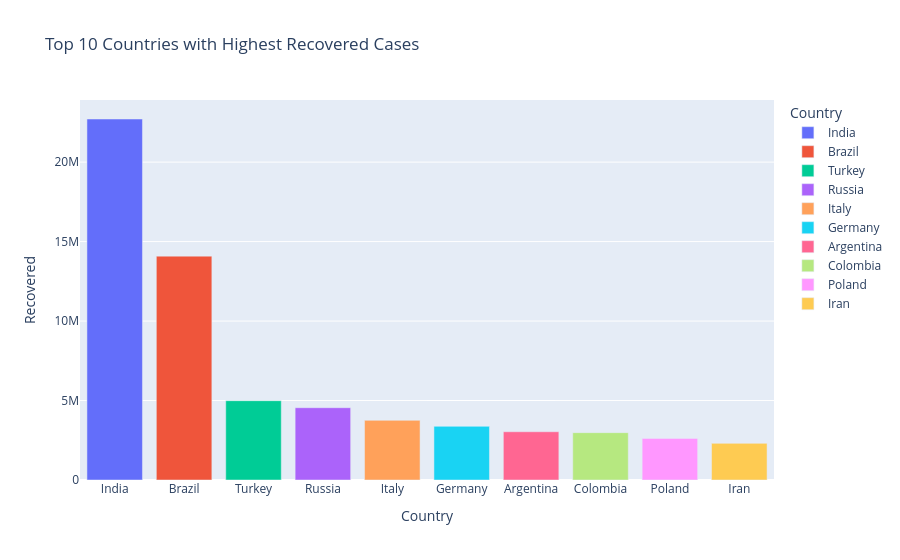

Write notebook code for a chart like this one.
### Code cell
top_ten_countries_recovered = pd.DataFrame(data.groupby("Country")["Recovered"].sum().sort_values(ascending=False).head(10))
top_ten_countries_recovered.reset_index(inplace=True)
print(top_ten_countries_recovered)
three = px.bar(top_ten_countries_recovered, x="Country", y="Recovered", color="Country", title="Top 10 Countries with Highest Recovered Cases")
three.show()
three.write_html("top_ten_countries_recovered.html")

### Figure 1 — Plotly figure (JSON) as saved in the notebook; plotly's stock layout.template omitted (floating-point values rounded to 4 significant figures)
{"data": [{"hovertemplate": "Country=%{x}<br>Recovered=%{y}<extra></extra>", "legendgroup": "India", "marker": {"color": "#636efa", "pattern": {"shape": ""}}, "name": "India", "orientation": "v", "showlegend": true, "textposition": "auto", "type": "bar", "x": ["India"], "xaxis": "x", "y": [22712735], "yaxis": "y"}, {"hovertemplate": "Country=%{x}<br>Recovered=%{y}<extra></extra>", "legendgroup": "Brazil", "marker": {"color": "#EF553B", "pattern": {"shape": ""}}, "name": "Brazil", "orientation": "v", "showlegend": true, "textposition": "auto", "type": "bar", "x": ["Brazil"], "xaxis": "x", "y": [14084873], "yaxis": "y"}, {"hovertemplate": "Country=%{x}<br>Recovered=%{y}<extra></extra>", "legendgroup": "Turkey", "marker": {"color": "#00cc96", "pattern": {"shape": ""}}, "name": "Turkey", "orientation": "v", "showlegend": true, "textposition": "auto", "type": "bar", "x": ["Turkey"], "xaxis": "x", "y": [4989787], "yaxis": "y"}, {"hovertemplate": "Country=%{x}<br>Recovered=%{y}<extra></extra>", "legendgroup": "Russia", "marker": {"color": "#ab63fa", "pattern": {"shape": ""}}, "name": "Russia", "orientation": "v", "showlegend": true, "textposition": "auto", "type": "bar", "x": ["Russia"], "xaxis": "x", "y": [4548028], "yaxis": "y"}, {"hovertemplate": "Country=%{x}<br>Recovered=%{y}<extra></extra>", "legendgroup": "Italy", "marker": {"color": "#FFA15A", "pattern": {"shape": ""}}, "name": "Italy", "orientation": "v", "showlegend": true, "textposition": "auto", "type": "bar", "x": ["Italy"], "xaxis": "x", "y": [3753965], "yaxis": "y"}, {"hovertemplate": "Country=%{x}<br>Recovered=%{y}<extra></extra>", "legendgroup": "Germany", "marker": {"color": "#19d3f3", "pattern": {"shape": ""}}, "name": "Germany", "orientation": "v", "showlegend": true, "textposition": "auto", "type": "bar", "x": ["Germany"], "xaxis": "x", "y": [3376100], "yaxis": "y"}, {"hovertemplate": "Country=%{x}<br>Recovered=%{y}<extra></extra>", "legendgroup": "Argentina", "marker": {"color": "#FF6692", "pattern": {"shape": ""}}, "name": "Argentina", "orientation": "v", "showlegend": true, "textposition": "auto", "type": "bar", "x": ["Argentina"], "xaxis": "x", "y": [3035134], "yaxis": "y"}, {"hovertemplate": "Country=%{x}<br>Recovered=%{y}<extra></extra>", "legendgroup": "Colombia", "marker": {"color": "#B6E880", "pattern": {"shape": ""}}, "name": "Colombia", "orientation": "v", "showlegend": true, "textposition": "auto", "type": "bar", "x": ["Colombia"], "xaxis": "x", "y": [2979233], "yaxis": "y"}, {"hovertemplate": "Country=%{x}<br>Recovered=%{y}<extra></extra>", "legendgroup": "Poland", "marker": {"color": "#FF97FF", "pattern": {"shape": ""}}, "name": "Poland", "orientation": "v", "showlegend": true, "textposition": "auto", "type": "bar", "x": ["Poland"], "xaxis": "x", "y": [2618031], "yaxis": "y"}, {"hovertemplate": "Country=%{x}<br>Recovered=%{y}<extra></extra>", "legendgroup": "Iran", "marker": {"color": "#FECB52", "pattern": {"shape": ""}}, "name": "Iran", "orientation": "v", "showlegend": true, "textposition": "auto", "type": "bar", "x": ["Iran"], "xaxis": "x", "y": [2304824], "yaxis": "y"}], "layout": {"barmode": "relative", "legend": {"title": {"text": "Country"}, "tracegroupgap": 0}, "title": {"text": "Top 10 Countries with Highest Recovered Cases"}, "xaxis": {"anchor": "y", "categoryarray": ["India", "Brazil", "Turkey", "Russia", "Italy", "Germany", "Argentina", "Colombia", "Poland", "Iran"], "categoryorder": "array", "domain": [0, 1], "title": {"text": "Country"}}, "yaxis": {"anchor": "x", "domain": [0, 1], "title": {"text": "Recovered"}}}}
